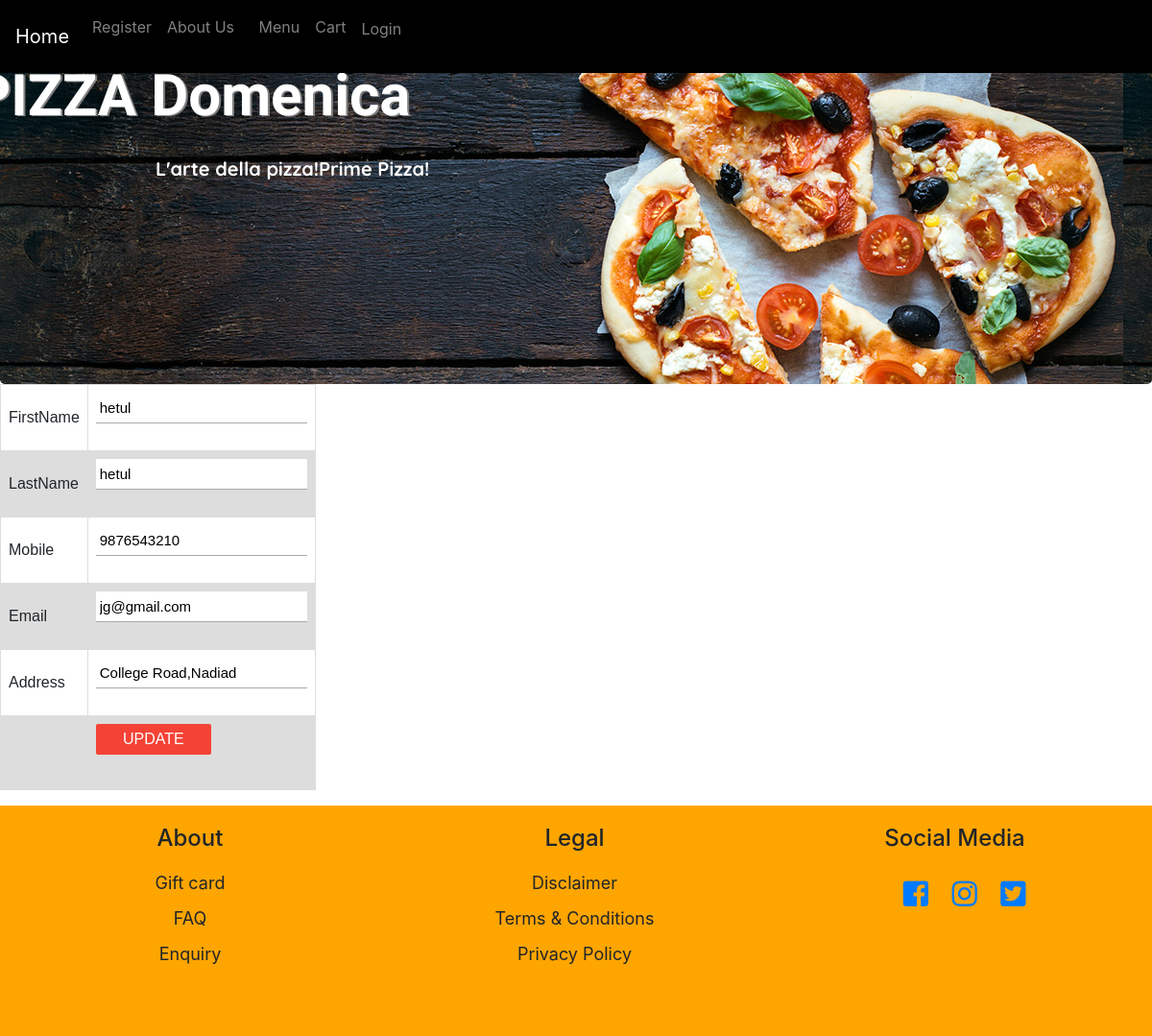
Page /edit.php?username=hetul_bhatt (signed in) on the committed database.
### tables this page shows
CREATE TABLE `user_details` (
  `username` varchar(25) NOT NULL,
  `password` varchar(25) NOT NULL,
  `firstname` varchar(15) NOT NULL,
  `lastname` varchar(20) NOT NULL,
  `mobile` decimal(10,0) NOT NULL,
  `email` varchar(50) NOT NULL,
  `address` varchar(255) NOT NULL
);

### edit.php (the view, shortened to what this page needs)
<?php include 'header.php' ?>
<?php
include_once("connect.php");
?>
<?php
$username = $_GET['username'];
$sql = "SELECT * FROM user_details WHERE username=:username";
$query = $pdo->prepare($sql);
$query->execute(array(':username' => $username));
while($row = $query->fetch(PDO::FETCH_ASSOC))
{
    $firstname = $row['firstname'];
    $lastname = $row['lastname'];
    $mobile = $row['mobile'];
    $email = $row['email'];
    $address = $row['address'];
}
?>
<html>
<head>
</head>
<body>
    <form name="form1" method="post" action="edit.php">
        <table border="0">
            <tr>
                <td>FirstName</td>
                <td><input type="text" name="firstname" value="<?php echo $firstname;?>"></td>
            </tr>
             <tr>
                <td>LastName</td>
                <td><input type="text" name="lastname" value="<?php echo $lastname;?>"></td>
            </tr>
             <tr>
                <td>Mobile</td>
                <td><input type="text" name="mobile" value="<?php echo $mobile;?>"></td>
            </tr>
            <tr>
                <td>Email</td>
                <td><input type="text" name="email" value="<?php echo $email;?>"></td>
            </tr>
             <tr>
                <td>Address</td>
                <td><input type="text" name="address" value="<?php echo $address;?>"></td>
            </tr>
            <tr>
                <td><input type="hidden" name="username" value=<?php echo $_GET['username'];?>></td>
                <td><input type="submit" name="update" value="Update"></td>
            </tr>
        </table>
    </form>
</body>
</html>
<?php include 'footer.php' ?>

### login.css (style rules this page uses)
body { font-family: sans-serif; }

### menu.css (style rules this page uses)
* { box-sizing: border-box; text-decoration: none!important; }
table { font-family: arial, sans-serif; border-collapse: collapse; height: 200px; }
td, th { border: 1px solid #dddddd; padding: 8px; }
tr:nth-child(even) { background-color: #dddddd; }

### registration.css (style rules this page uses)
body { background: #efefef; font-size: 16px; color: #777; font-family: sans-serif; font-weight: 300; }
input[type="text"], input[type="password"] { display: block; box-sizing: border-box; margin-bottom: 20px; padding: 4px; width: 220px; height: 32px; border: none; outline: none; border-bottom: 1px solid #aaa; font-family: sans-serif; font-weight: 400; font-size: 15px; transition: 0.2s ease; }
input[type="submit"] { margin-bottom: 28px; width: 120px; height: 32px; background: #f44336; border: none; border-radius: 2px; color: #fff; font-family: sans-serif; font-weight: 500; text-transform: uppercase; transition: 0.2s ease; cursor: pointer; }

### header.php (style rules this page uses)
body { background-color: black; }

### rows in the picture
user_details: firstname "hetul", lastname "hetul", mobile "9876543210", email "jg@gmail.com", address "College Road,Nadiad"
